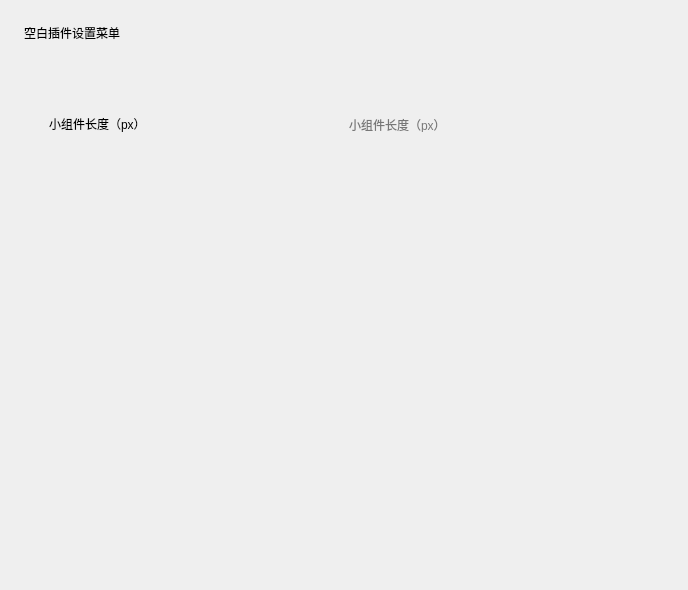
<?xml version="1.0" encoding="UTF-8"?>
<ui version="4.0">
 <class>Form</class>
 <widget class="QWidget" name="Form">
  <property name="geometry">
   <rect>
    <x>0</x>
    <y>0</y>
    <width>688</width>
    <height>590</height>
   </rect>
  </property>
  <property name="sizePolicy">
   <sizepolicy hsizetype="Preferred" vsizetype="Expanding">
    <horstretch>0</horstretch>
    <verstretch>0</verstretch>
   </sizepolicy>
  </property>
  <property name="windowTitle">
   <string>Form</string>
  </property>
  <layout class="QVBoxLayout" name="verticalLayout_2">
   <property name="spacing">
    <number>18</number>
   </property>
   <property name="leftMargin">
    <number>24</number>
   </property>
   <property name="topMargin">
    <number>24</number>
   </property>
   <property name="rightMargin">
    <number>24</number>
   </property>
   <property name="bottomMargin">
    <number>0</number>
   </property>
   <item>
    <widget class="TitleLabel" name="TitleLabel">
     <property name="text">
      <string>空白插件设置菜单</string>
     </property>
    </widget>
   </item>
   <item>
    <widget class="SmoothScrollArea" name="SmoothScrollArea">
     <property name="styleSheet">
      <string notr="true">background: transparent; border: none</string>
     </property>
     <property name="widgetResizable">
      <bool>true</bool>
     </property>
     <widget class="QWidget" name="scrollAreaWidgetContents">
      <property name="geometry">
       <rect>
        <x>0</x>
        <y>0</y>
        <width>640</width>
        <height>533</height>
       </rect>
      </property>
      <layout class="QVBoxLayout" name="verticalLayout_9">
       <item>
        <layout class="QVBoxLayout" name="verticalLayout_7">
         <item>
          <widget class="SubtitleLabel" name="SubtitleLabel_2">
           <property name="text">
            <string/>
           </property>
          </widget>
         </item>
         <item>
          <widget class="CardWidget" name="CardWidget_3">
           <property name="minimumSize">
            <size>
             <width>0</width>
             <height>70</height>
            </size>
           </property>
           <layout class="QHBoxLayout" name="horizontalLayout_5">
            <property name="leftMargin">
             <number>16</number>
            </property>
            <property name="topMargin">
             <number>16</number>
            </property>
            <property name="rightMargin">
             <number>16</number>
            </property>
            <property name="bottomMargin">
             <number>16</number>
            </property>
            <item>
             <layout class="QVBoxLayout" name="verticalLayout_6">
              <property name="spacing">
               <number>0</number>
              </property>
              <item>
               <widget class="StrongBodyLabel" name="StrongBodyLabel_5">
                <property name="text">
                 <string>小组件长度（px）</string>
                </property>
               </widget>
              </item>
             </layout>
            </item>
            <item>
             <layout class="QVBoxLayout" name="verticalLayout">
              <item>
               <widget class="LineEdit" name="nameEdit">
                <property name="sizePolicy">
                 <sizepolicy hsizetype="Minimum" vsizetype="Fixed">
                  <horstretch>0</horstretch>
                  <verstretch>0</verstretch>
                 </sizepolicy>
                </property>
                <property name="text">
                 <string/>
                </property>
                <property name="placeholderText">
                 <string>小组件长度（px）</string>
                </property>
               </widget>
              </item>
             </layout>
            </item>
           </layout>
          </widget>
         </item>
        </layout>
       </item>
       <item>
        <widget class="QFrame" name="blank">
         <property name="minimumSize">
          <size>
           <width>0</width>
           <height>25</height>
          </size>
         </property>
         <property name="frameShape">
          <enum>QFrame::StyledPanel</enum>
         </property>
         <property name="frameShadow">
          <enum>QFrame::Raised</enum>
         </property>
         <property name="lineWidth">
          <number>5</number>
         </property>
        </widget>
       </item>
       <item>
        <spacer name="verticalSpacer">
         <property name="orientation">
          <enum>Qt::Vertical</enum>
         </property>
         <property name="sizeHint" stdset="0">
          <size>
           <width>20</width>
           <height>40</height>
          </size>
         </property>
        </spacer>
       </item>
      </layout>
     </widget>
    </widget>
   </item>
  </layout>
 </widget>
 <customwidgets>
  <customwidget>
   <class>CardWidget</class>
   <extends>QFrame</extends>
   <header>qfluentwidgets</header>
   <container>1</container>
  </customwidget>
  <customwidget>
   <class>SmoothScrollArea</class>
   <extends>QScrollArea</extends>
   <header>qfluentwidgets</header>
   <container>1</container>
  </customwidget>
  <customwidget>
   <class>StrongBodyLabel</class>
   <extends>QLabel</extends>
   <header>qfluentwidgets</header>
  </customwidget>
  <customwidget>
   <class>SubtitleLabel</class>
   <extends>QLabel</extends>
   <header>qfluentwidgets</header>
  </customwidget>
  <customwidget>
   <class>TitleLabel</class>
   <extends>QLabel</extends>
   <header>qfluentwidgets</header>
  </customwidget>
  <customwidget>
   <class>LineEdit</class>
   <extends>QLineEdit</extends>
   <header>qfluentwidgets</header>
  </customwidget>
 </customwidgets>
 <resources/>
 <connections/>
</ui>
